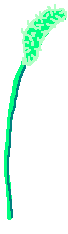
#> input picture append/nekojara.bmp, 68 x 234 px, given in place of ., which was not available
$ python image_to_c_header.py . --output out.png
#> lines starting #> are read from the running program, lines starting #| are printed output that depends on the picture; after the words box and inside, x2 and y2 are one past the last pixel; in counts of white or black regions, pixels touching at a corner belong together; pictures that were not available may be replaced by others from this repository, and a replacement may not be noted
#!/usr/bin/env python3
"""
画像をCヘッダーファイル変換ツール - Image to C Header Converter
画像ファイルを1ビット1ピクセルのC言語配列に変換するプログラム

使用例:
python image_to_c_header.py image1.png image2.bmp output.h
python image_to_c_header.py *.png -o display_data.h

# 必要なライブラリをインストール
pip install Pillow

# カットした画像をまとめてCヘッダーに変換
python image_to_c_header.py nekonoba2025_cut_*.bmp -o display_images.h

# 閾値を調整して変換（デフォルトは128）
python image_to_c_header.py image1.png image2.png -o screen_data.h --threshold 100

# 白黒を反転（白=1、黒=0にしたい場合）
python image_to_c_header.py *.bmp -o inverted_data.h --invert

"""

import sys
import argparse
import re
import glob
from pathlib import Path
from PIL import Image
import math


def parse_arguments():
    """
    コマンドライン引数を解析する関数
    画像ファイルパスと出力ファイルパスを返す
    """
    parser = argparse.ArgumentParser(
        description='画像ファイルを1ビット1ピクセルのC言語ヘッダーファイルに変換します',
        formatter_class=argparse.RawDescriptionHelpFormatter,
        epilog="""
使用例:
  python %(prog)s image1.png image2.bmp -o output.h
  python %(prog)s "*.png" --output display_data.h
  python %(prog)s "cut_*.bmp" -o screen_data.h --threshold 128
  python %(prog)s nekonoba2025_cut_*.bmp -o display_images.h
        """
    )

    # 画像ファイルの引数（複数可能）
    parser.add_argument('images',
                       nargs='+',
                       help='変換する画像ファイルのパス（複数指定可能）')

    # 出力ファイルの指定
    parser.add_argument('-o', '--output',
                       required=True,
                       help='出力するCヘッダーファイルのパス')

    # 2値化の閾値
    parser.add_argument('--threshold', '-t',
                       type=int,
                       default=128,
                       help='2値化の閾値（0-255、デフォルト: 128）')

    # 白黒の反転
    parser.add_argument('--invert',
                       action='store_true',
                       help='白と黒を反転する（白=1、黒=0）')

    return parser.parse_args()


def expand_wildcards(image_patterns):
    """
    ワイルドカードを含むパターンを実際のファイルパスに展開する関数

    Args:
        image_patterns (list): ワイルドカードを含む可能性があるパターンのリスト

    Returns:
        list: 展開されたファイルパスのリスト
    """
    expanded_files = []

    for pattern in image_patterns:
        # ワイルドカードが含まれているかチェック
        if '*' in pattern or '?' in pattern or '[' in pattern:
            print(f"🔍 ワイルドカード展開: {pattern}")

            # globでファイルを検索
            matched_files = glob.glob(pattern)

            if matched_files:
                print(f"  📁 見つかったファイル: {len(matched_files)}個")
                for file in sorted(matched_files):
                    print(f"    📄 {file}")
                expanded_files.extend(sorted(matched_files))
            else:
                print(f"  ⚠️  該当するファイルが見つかりません: {pattern}")
        else:
            # 普通のファイルパス
            expanded_files.append(pattern)

    return expanded_files


def validate_threshold(threshold):
    """
    2値化閾値の妥当性をチェックする関数

    Args:
        threshold (int): 閾値

    Raises:
        ValueError: 閾値が無効な場合
    """
    if not 0 <= threshold <= 255:
        raise ValueError(f"閾値は0-255の範囲で指定してください: {threshold}")


def sanitize_variable_name(filename):
    """
    ファイル名をC言語の変数名として有効な形式に変換する関数

    Args:
        filename (str): 元のファイル名

    Returns:
        str: C言語で有効な変数名
    """
    # 拡張子を除去
    name = Path(filename).stem

    # 英数字とアンダースコア以外を削除
    name = re.sub(r'[^a-zA-Z0-9_]', '_', name)

    # 先頭が数字の場合は'img_'を追加
    if name and name[0].isdigit():
        name = 'img_' + name

    # 空文字列やアンダースコアのみの場合はデフォルト名を使用
    if not name or name.replace('_', '') == '':
        name = 'image_data'

    return name.lower()


def convert_image_to_1bit_array(image_path, threshold=128, invert=False):
    """
    画像を1ビット1ピクセルのバイト配列に変換する関数

    Args:
        image_path (Path): 画像ファイルのパス
        threshold (int): 2値化の閾値
        invert (bool): 白黒を反転するかどうか

    Returns:
        tuple: (width, height, byte_array)
    """
#> called with threshold = 128, invert = False
    try:
        # 画像を開く
        with Image.open(image_path) as img:
            # グレースケールに変換
#> img is the input picture: PIL image 68x234 P; mean R, G, B 228.7, 252.2, 240.9
            gray_img = img.convert('L')
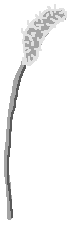
#> gray_img: PIL image 68x234 L; min 90, max 255, mean 243.9
            width, height = gray_img.size
#> width = 68; height = 234

            print(f"  📏 サイズ: {width}x{height} ピクセル")
#|   📏 サイズ: 68x234 ピクセル

            # 2値化処理（閾値より大きい場合は白=255、小さい場合は黒=0）
            binary_img = gray_img.point(lambda x: 255 if x > threshold else 0, mode='1')
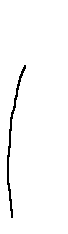
#> binary_img: PIL image 68x234 1; 97.8% white; black in thin lines or dots, all inside (x1, y1, x2, y2) = (7, 65, 26, 218)

            # ピクセルデータを取得
            pixels = list(binary_img.getdata())
#> pixels = 15912 values, max 255 at index 0, min 0 at index 4444, mean 249.4

            # 1ビット1ピクセル形式でパッキング
            # 8ピクセルを1バイトにまとめる
            byte_array = []

            for y in range(height):
                for x in range(0, width, 8):  # 8ピクセルずつ処理
                    byte_value = 0

                    # 8ビット分のピクセルを処理
                    for bit_pos in range(8):
                        pixel_x = x + bit_pos

                        if pixel_x < width:  # 画像の幅を超えない場合のみ
                            pixel_index = y * width + pixel_x
                            pixel_value = pixels[pixel_index]

                            # 白=True, 黒=False（PILの'1'モードでは255=白, 0=黒）
                            is_white = (pixel_value == 255)

                            # 反転オプションが有効な場合
                            if invert:
                                bit_value = 1 if is_white else 0
                            else:
                                bit_value = 0 if is_white else 1  # 通常は黒=1

                            # MSB側から設定（左のピクセルが上位ビット）
                            if bit_value:
                                byte_value |= (1 << (7 - bit_pos))

                    byte_array.append(byte_value)
#> after the loop, byte_array = 2106 values, max 224 at index 794, min 0 at index 0, mean 7.24

            print(f"  📦 変換結果: {len(byte_array)} バイト ({len(byte_array)*8} ビット)")
#|   📦 変換結果: 2106 バイト (16848 ビット)
            return width, height, byte_array

    except Exception as e:
        raise RuntimeError(f"画像変換中にエラーが発生しました: {e}")


def generate_c_header_content(image_data_list, invert=False):
    """
    C言語ヘッダーファイルの内容を生成する関数

    Args:
        image_data_list (list): 画像データのリスト
        invert (bool): 反転モードかどうか

    Returns:
        str: ヘッダーファイルの内容
    """
    header_content = []

    # ヘッダーガード開始
    header_content.append("#ifndef IMAGE_DATA_H")
    header_content.append("#define IMAGE_DATA_H")
    header_content.append("")
    header_content.append("#include <stdint.h>")
    header_content.append("")

    # 色についての説明コメント
    bit_meaning = "1=白, 0=黒" if invert else "1=黒, 0=白"
    header_content.append(f"// 1ビット1ピクセル形式のモノクロ画像データ")
    header_content.append(f"// ビット値: {bit_meaning}")
    header_content.append(f"// バイト内のビット順序: MSB（左のピクセル）→ LSB（右のピクセル）")
    header_content.append("")

    # 各画像のデータを生成
    for image_info in image_data_list:
        var_name = image_info['var_name']
        width = image_info['width']
        height = image_info['height']
        byte_array = image_info['byte_array']
        original_file = image_info['original_file']

        # 画像情報のコメント
        header_content.append(f"// 画像: {original_file}")
        header_content.append(f"// サイズ: {width}x{height} ピクセル")
        header_content.append(f"// データサイズ: {len(byte_array)} バイト")
        header_content.append("")

        # 幅と高さの定数定義
        width_const = f"{var_name.upper()}_WIDTH"
        height_const = f"{var_name.upper()}_HEIGHT"

        header_content.append(f"#define {width_const}  {width}")
        header_content.append(f"#define {height_const} {height}")
        header_content.append("")

        # 画像データ配列の定義
        header_content.append(f"static const uint8_t {var_name}[] = {{")

        # バイトデータを16進数で整形出力（16バイトずつ改行）
        for i in range(0, len(byte_array), 16):
            line_bytes = byte_array[i:i+16]
            hex_values = [f"0x{byte:02X}" for byte in line_bytes]
            line = "    " + ", ".join(hex_values)

            # 最後の行でない場合はカンマを追加
            if i + 16 < len(byte_array):
                line += ","

            # 行コメントを追加（何行目のデータか）
            start_row = i // math.ceil(width / 8)
            end_row = min(start_row + (16 // math.ceil(width / 8)), height - 1)
            if start_row == end_row:
                line += f"  // Row {start_row}"
            else:
                line += f"  // Rows {start_row}-{end_row}"

            header_content.append(line)

        header_content.append("};")
        header_content.append("")

    # 画像数の定数
    if len(image_data_list) > 1:
        header_content.append(f"#define IMAGE_COUNT {len(image_data_list)}")
        header_content.append("")

    # ヘッダーガード終了
    header_content.append("#endif // IMAGE_DATA_H")
    header_content.append("")

    return "\n".join(header_content)


def process_images(image_paths, threshold=128, invert=False):
    """
    複数の画像ファイルを処理する関数

    Args:
        image_paths (list): 画像ファイルパスのリスト
        threshold (int): 2値化の閾値
        invert (bool): 白黒反転フラグ

    Returns:
        list: 処理された画像データのリスト
    """
    image_data_list = []

    for image_path in image_paths:
        path = Path(image_path)

        # ファイルの存在確認
        if not path.exists():
            print(f"⚠️  警告: ファイルが見つかりません: {image_path}")
            continue

        print(f"🖼️  処理中: {image_path}")

        try:
            # 画像を変換
            width, height, byte_array = convert_image_to_1bit_array(
                path, threshold, invert
            )
#> width = 68; height = 234

            # 変数名を生成
            var_name = sanitize_variable_name(path.name)

            # 重複チェック（同じ変数名がある場合は番号を追加）
            original_var_name = var_name
            counter = 1
            existing_names = [item['var_name'] for item in image_data_list]
            while var_name in existing_names:
                var_name = f"{original_var_name}_{counter}"
                counter += 1

            image_data_list.append({
                'var_name': var_name,
                'width': width,
                'height': height,
                'byte_array': byte_array,
                'original_file': path.name
            })

            print(f"  ✅ 完了: 変数名 '{var_name}'")

        except Exception as e:
            print(f"  ❌ エラー: {e}")
            continue

    return image_data_list


def main():
    """
    メイン処理関数
    コマンドライン引数の解析から処理まで一連の流れを管理
    """
    try:
        # コマンドライン引数を解析
        args = parse_arguments()

        # 閾値の検証
        validate_threshold(args.threshold)

        # 出力ファイルパスの設定
        output_path = Path(args.output)

        print("=" * 60)
        print("🎨 画像→Cヘッダーファイル変換ツール開始！")
        print("=" * 60)
        print(f"⚙️  設定:")
        print(f"  📊 2値化閾値: {args.threshold}")
        print(f"  🔄 白黒反転: {'有効' if args.invert else '無効'}")
        print(f"  💾 出力ファイル: {output_path}")
        print("")

        # ワイルドカードを展開してファイルリストを取得
        expanded_images = expand_wildcards(args.images)

        if not expanded_images:
            print("❌ 処理対象の画像ファイルが見つかりませんでした。")
            sys.exit(1)

        print("")

        # 画像ファイルを処理
        image_data_list = process_images(expanded_images, args.threshold, args.invert)
#> image_data_list = 1 item

        if not image_data_list:
            print("❌ 処理できる画像がありませんでした。")
            sys.exit(1)

        print("")
        print(f"📝 Cヘッダーファイルを生成中...")

        # ヘッダーファイルの内容を生成
        header_content = generate_c_header_content(image_data_list, args.invert)
#> the loop in generate_c_header_content, `for image_info in image_data_list:` made 1 pass
#> (var_name, width, height, original_file, width_const, height_const) on pass 1: ('image_data', 68, 234, '', 'IMAGE_DATA_WIDTH', 'IMAGE_DATA_HEIGHT')
#> after the loop in generate_c_header_content, `for image_info in image_data_list:`: header_content = 151 items, first 6: '#ifndef IMAGE_DATA_H', '#define IMAGE_DATA_H', '', '#include <stdint.h>', '', '// 1ビット1ピクセル形式のモノクロ画像データ'

        # ファイルに書き込み
        output_path.write_text(header_content, encoding='utf-8')

        # 結果を表示
        print("")
        print("=" * 60)
        print("✨ 変換完了！")
        print(f"📁 出力ファイル: {output_path}")
        print(f"🖼️  処理した画像数: {len(image_data_list)}")
#| 🖼️  処理した画像数: 1

        total_bytes = sum(len(item['byte_array']) for item in image_data_list)
#> total_bytes = 2106
        print(f"📦 総データサイズ: {total_bytes} バイト")
#| 📦 総データサイズ: 2106 バイト

        print("\n📋 生成された変数:")
        for item in image_data_list:
            width_const = f"{item['var_name'].upper()}_WIDTH"
            height_const = f"{item['var_name'].upper()}_HEIGHT"
            print(f"  🔤 {item['var_name']}[] ({item['width']}x{item['height']}, {len(item['byte_array'])}バイト)")
            print(f"     定数: {width_const}, {height_const}")
#> this loop made 1 pass
#> (width_const, height_const) on pass 1: ('IMAGE_DATA_WIDTH', 'IMAGE_DATA_HEIGHT')
#|   🔤 image_data[] (68x234, 2106バイト)
#|      定数: IMAGE_DATA_WIDTH, IMAGE_DATA_HEIGHT
        print("=" * 60)

    except ValueError as e:
        print(f"❌ 入力エラー: {e}", file=sys.stderr)
        sys.exit(1)
    except RuntimeError as e:
        print(f"❌ 実行エラー: {e}", file=sys.stderr)
        sys.exit(1)
    except KeyboardInterrupt:
        print("\n⚠️ 処理が中断されました")
        sys.exit(1)
    except Exception as e:
        print(f"❌ 予期しないエラー: {e}", file=sys.stderr)
        sys.exit(1)


if __name__ == "__main__":
    main()

$ run again, on append/nekonoba2025.bmp
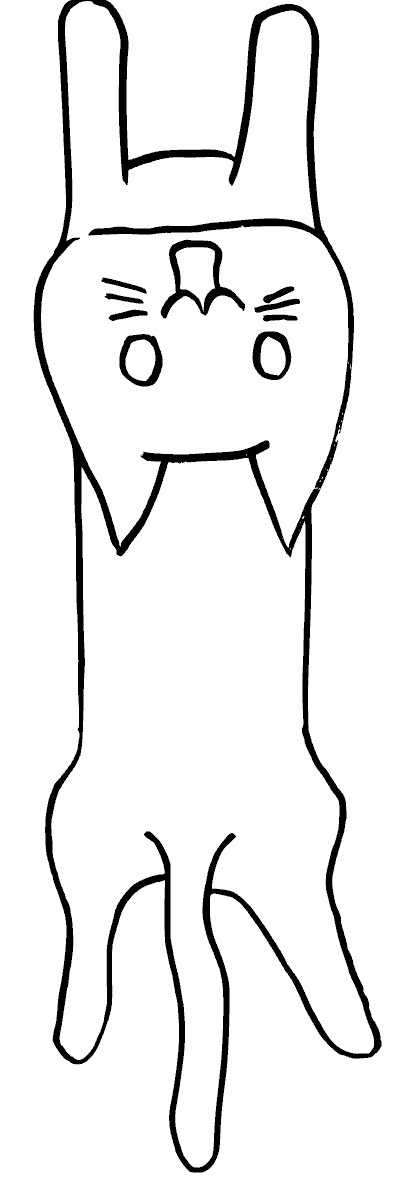
#> input picture append/nekonoba2025.bmp, 394 x 1182 px, given in place of ., which was not available
#> in convert_image_to_1bit_array, img is the input picture: PIL image 394x1182 P; min 0, max 255, mean 236.2
#|   📏 サイズ: 394x1182 ピクセル
#> in convert_image_to_1bit_array, `binary_img = gray_img.point(lambda x: 255 if x > threshold else 0, mod..`:
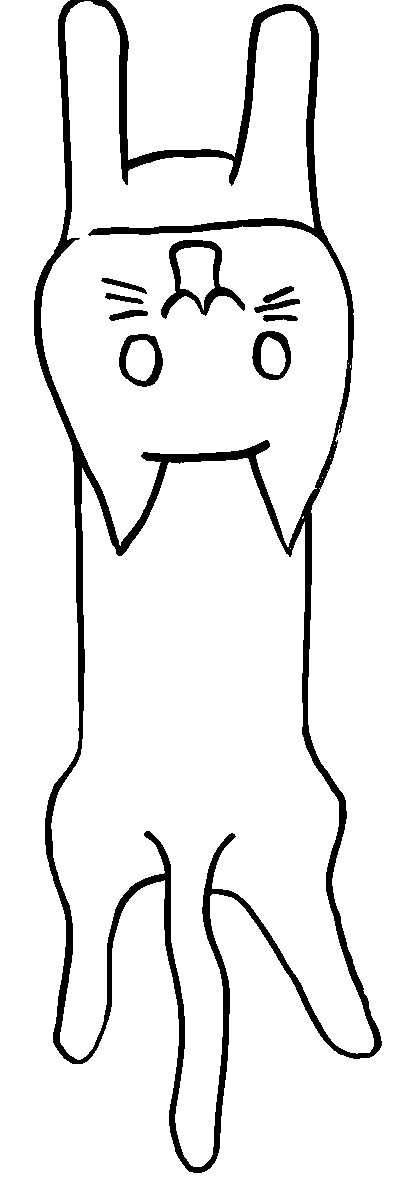
#> binary_img: PIL image 394x1182 1; 92.3% white; 10 black regions, largest, box (x1, y1, x2, y2) and area: (34, 0, 382, 1173) 30982, (161, 240, 245, 319) 1707, (119, 334, 163, 387) 896
#> pixels = 465708 items
#> after the loop in convert_image_to_1bit_array, `for y in range(height):`: byte_array = 59100 items
#|   📦 変換結果: 59100 バイト (472800 ビット)
#> in process_images, `width, height, byte_array = convert_image_to_1bit_array( path, thresho..`: width = 394; height = 1182; byte_array = 59100 items
#> image_data_list = 1 item
#> the loop in generate_c_header_content, `for image_info in image_data_list:` made 1 pass
#> (var_name, width, height, original_file, width_const, height_const) on pass 1: ('image_data', 394, 1182, '', 'IMAGE_DATA_WIDTH', 'IMAGE_DATA_HEIGHT')
#> after the loop in generate_c_header_content, `for image_info in image_data_list:`: header_content = 3713 items, first 6: '#ifndef IMAGE_DATA_H', '#define IMAGE_DATA_H', '', '#include <stdint.h>', '', '// 1ビット1ピクセル形式のモノクロ画像データ'
#| 🖼️  処理した画像数: 1
#> total_bytes = 59100
#| 📦 総データサイズ: 59100 バイト
#> the loop in main, `for item in image_data_list:` made 1 pass
#> (width_const, height_const) on pass 1: ('IMAGE_DATA_WIDTH', 'IMAGE_DATA_HEIGHT')
#> (printed output is left out)

$ run again, on append/nekonoba2025_cut_0_0_560.bmp
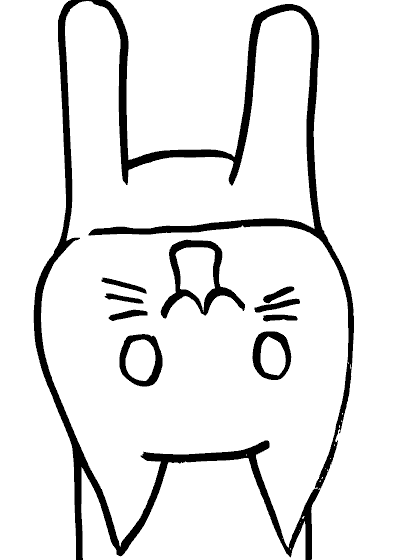
#> input picture append/nekonoba2025_cut_0_0_560.bmp, 394 x 560 px, given in place of ., which was not available
#> in convert_image_to_1bit_array, img is the input picture: PIL image 394x560 P; min 0, max 255, mean 230.7
#|   📏 サイズ: 394x560 ピクセル
#> in convert_image_to_1bit_array, `binary_img = gray_img.point(lambda x: 255 if x > threshold else 0, mod..`:
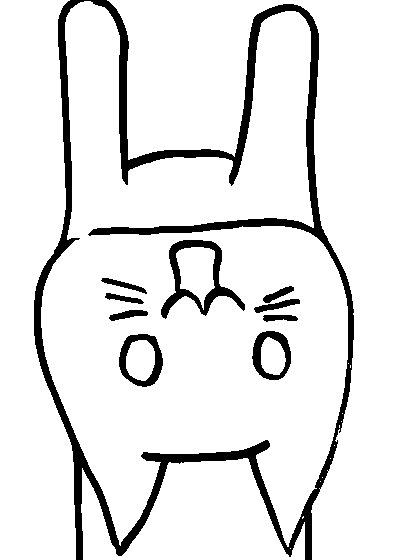
#> binary_img: PIL image 394x560 1; 90.1% white; 10 black regions, largest, box (x1, y1, x2, y2) and area: (34, 0, 354, 560) 17068, (161, 240, 245, 319) 1707, (119, 334, 163, 387) 896
#> pixels = 220640 items
#> after the loop in convert_image_to_1bit_array, `for y in range(height):`: byte_array = 28000 items
#|   📦 変換結果: 28000 バイト (224000 ビット)
#> in process_images, `width, height, byte_array = convert_image_to_1bit_array( path, thresho..`: width = 394; height = 560; byte_array = 28000 items
#> image_data_list = 1 item
#> the loop in generate_c_header_content, `for image_info in image_data_list:` made 1 pass
#> (var_name, width, height, original_file, width_const, height_const) on pass 1: ('image_data', 394, 560, '', 'IMAGE_DATA_WIDTH', 'IMAGE_DATA_HEIGHT')
#> after the loop in generate_c_header_content, `for image_info in image_data_list:`: header_content = 1769 items, first 6: '#ifndef IMAGE_DATA_H', '#define IMAGE_DATA_H', '', '#include <stdint.h>', '', '// 1ビット1ピクセル形式のモノクロ画像データ'
#| 🖼️  処理した画像数: 1
#> total_bytes = 28000
#| 📦 総データサイズ: 28000 バイト
#> the loop in main, `for item in image_data_list:` made 1 pass
#> (width_const, height_const) on pass 1: ('IMAGE_DATA_WIDTH', 'IMAGE_DATA_HEIGHT')
#> (printed output is left out)
